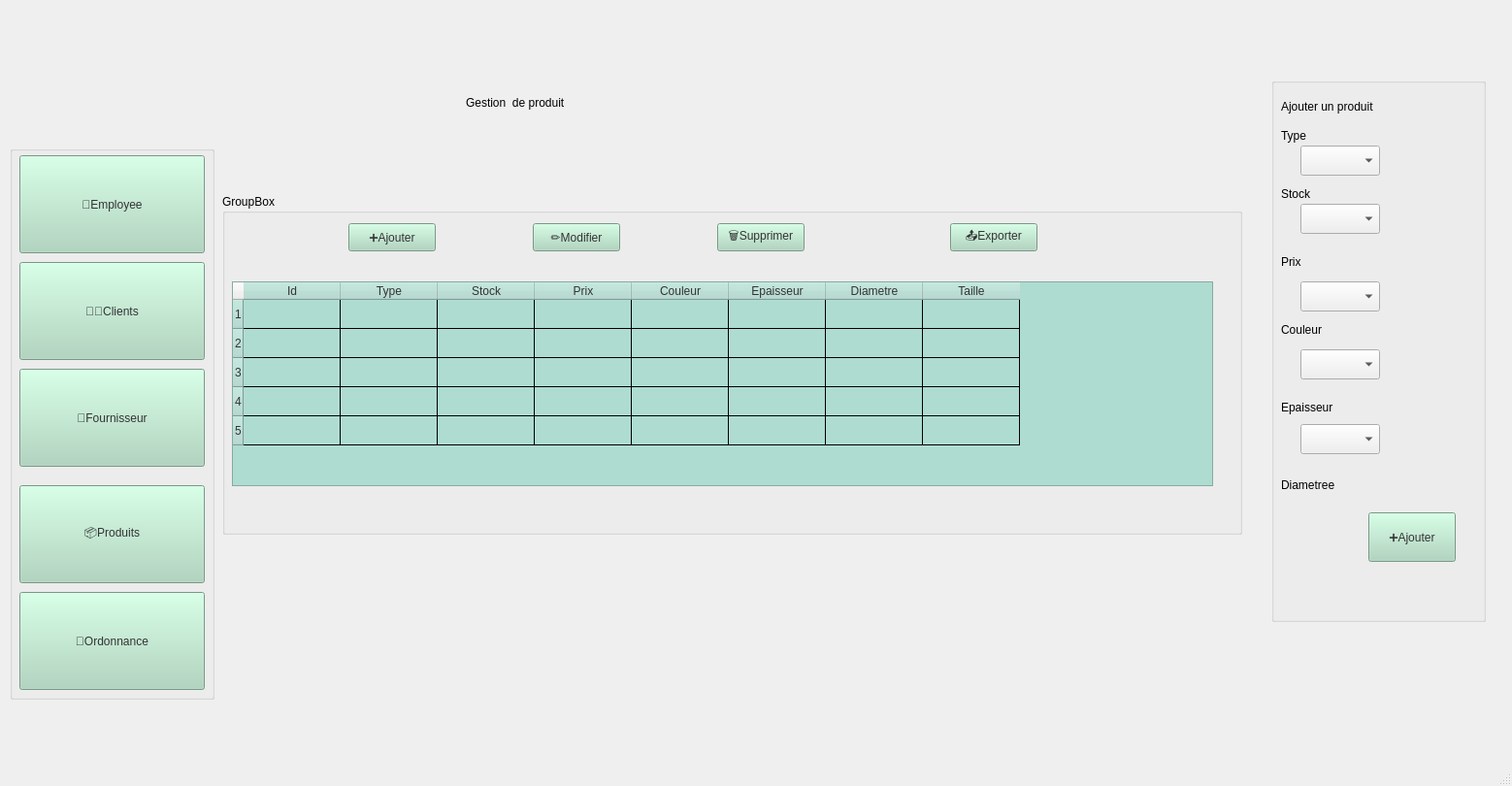
<?xml version="1.0" encoding="UTF-8"?>
<ui version="4.0">
 <class>gproduit</class>
 <widget class="QMainWindow" name="gproduit">
  <property name="geometry">
   <rect>
    <x>0</x>
    <y>0</y>
    <width>1558</width>
    <height>810</height>
   </rect>
  </property>
  <property name="windowTitle">
   <string>gproduit</string>
  </property>
  <widget class="QWidget" name="centralwidget">
   <widget class="QStackedWidget" name="stackedWidget">
    <property name="geometry">
     <rect>
      <x>0</x>
      <y>0</y>
      <width>1551</width>
      <height>771</height>
     </rect>
    </property>
    <widget class="QWidget" name="page">
     <widget class="QLabel" name="label_9">
      <property name="geometry">
       <rect>
        <x>480</x>
        <y>80</y>
        <width>421</width>
        <height>51</height>
       </rect>
      </property>
      <property name="styleSheet">
       <string notr="true">font: 28pt &quot;Segoe UI&quot;;
color: rgb(0, 0, 0);</string>
      </property>
      <property name="text">
       <string>Gestion  de produit </string>
      </property>
     </widget>
     <widget class="QGroupBox" name="groupBox">
      <property name="geometry">
       <rect>
        <x>229</x>
        <y>200</y>
        <width>1051</width>
        <height>351</height>
       </rect>
      </property>
      <property name="styleSheet">
       <string notr="true">gridline-color: rgb(0, 0, 0);</string>
      </property>
      <property name="title">
       <string>GroupBox</string>
      </property>
      <widget class="QTableWidget" name="tableWidget_2">
       <property name="geometry">
        <rect>
         <x>10</x>
         <y>90</y>
         <width>1011</width>
         <height>211</height>
        </rect>
       </property>
       <property name="styleSheet">
        <string notr="true">background-color: rgb(175, 220, 209);
color: rgb(51, 51, 51);
</string>
       </property>
       <row/>
       <row/>
       <row/>
       <row/>
       <row/>
       <column>
        <property name="text">
         <string>Id</string>
        </property>
       </column>
       <column>
        <property name="text">
         <string>Type</string>
        </property>
       </column>
       <column>
        <property name="text">
         <string>Stock</string>
        </property>
       </column>
       <column>
        <property name="text">
         <string>Prix</string>
        </property>
       </column>
       <column>
        <property name="text">
         <string>Couleur</string>
        </property>
       </column>
       <column>
        <property name="text">
         <string>Epaisseur</string>
        </property>
       </column>
       <column>
        <property name="text">
         <string>Diametre</string>
        </property>
       </column>
       <column>
        <property name="text">
         <string>Taille</string>
        </property>
       </column>
      </widget>
      <widget class="QPushButton" name="pushButton_10">
       <property name="geometry">
        <rect>
         <x>130</x>
         <y>30</y>
         <width>90</width>
         <height>29</height>
        </rect>
       </property>
       <property name="styleSheet">
        <string notr="true">background-color: rgb(168, 213, 186);
color: rgb(51, 51, 51);

</string>
       </property>
       <property name="text">
        <string>➕Ajouter</string>
       </property>
      </widget>
      <widget class="QPushButton" name="pushButton_12">
       <property name="geometry">
        <rect>
         <x>320</x>
         <y>30</y>
         <width>90</width>
         <height>29</height>
        </rect>
       </property>
       <property name="styleSheet">
        <string notr="true">background-color: rgb(168, 213, 186);
color: rgb(51, 51, 51);</string>
       </property>
       <property name="text">
        <string>✏️Modifier</string>
       </property>
      </widget>
      <widget class="QPushButton" name="pushButton_13">
       <property name="geometry">
        <rect>
         <x>510</x>
         <y>30</y>
         <width>90</width>
         <height>29</height>
        </rect>
       </property>
       <property name="styleSheet">
        <string notr="true">background-color: rgb(168, 213, 186);
color: rgb(51, 51, 51);</string>
       </property>
       <property name="text">
        <string>🗑️Supprimer</string>
       </property>
      </widget>
      <widget class="QPushButton" name="pushButton_14">
       <property name="geometry">
        <rect>
         <x>750</x>
         <y>30</y>
         <width>90</width>
         <height>29</height>
        </rect>
       </property>
       <property name="styleSheet">
        <string notr="true">background-color: rgb(168, 213, 186);
color: rgb(51, 51, 51);
</string>
       </property>
       <property name="text">
        <string>📤Exporter</string>
       </property>
      </widget>
     </widget>
     <widget class="QLabel" name="label">
      <property name="geometry">
       <rect>
        <x>30</x>
        <y>10</y>
        <width>141</width>
        <height>121</height>
       </rect>
      </property>
      <property name="text">
       <string/>
      </property>
      <property name="pixmap">
       <pixmap resource="../../optique/optique/images.qrc">:/logo.png</pixmap>
      </property>
     </widget>
     <widget class="QGroupBox" name="groupBox1">
      <property name="geometry">
       <rect>
        <x>10</x>
        <y>150</y>
        <width>211</width>
        <height>571</height>
       </rect>
      </property>
      <property name="styleSheet">
       <string notr="true"/>
      </property>
      <property name="title">
       <string/>
      </property>
      <widget class="QPushButton" name="bc_2">
       <property name="geometry">
        <rect>
         <x>10</x>
         <y>120</y>
         <width>191</width>
         <height>101</height>
        </rect>
       </property>
       <property name="styleSheet">
        <string notr="true">background-color: rgb(168, 213, 186);
color: rgb(51, 51, 51);
font: 18pt &quot;Segoe UI&quot;;</string>
       </property>
       <property name="text">
        <string>🧑‍💼Clients</string>
       </property>
      </widget>
      <widget class="QPushButton" name="bp_2">
       <property name="geometry">
        <rect>
         <x>10</x>
         <y>350</y>
         <width>191</width>
         <height>101</height>
        </rect>
       </property>
       <property name="styleSheet">
        <string notr="true">background-color: rgb(168, 213, 186);
color: rgb(51, 51, 51);
font: 18pt &quot;Segoe UI&quot;;</string>
       </property>
       <property name="text">
        <string>📦Produits</string>
       </property>
      </widget>
      <widget class="QPushButton" name="bf_2">
       <property name="geometry">
        <rect>
         <x>10</x>
         <y>230</y>
         <width>191</width>
         <height>101</height>
        </rect>
       </property>
       <property name="styleSheet">
        <string notr="true">background-color: rgb(168, 213, 186);
color: rgb(51, 51, 51);
font: 18pt &quot;Segoe UI&quot;;</string>
       </property>
       <property name="text">
        <string>🚚Fournisseur</string>
       </property>
      </widget>
      <widget class="QPushButton" name="ba_2">
       <property name="geometry">
        <rect>
         <x>10</x>
         <y>460</y>
         <width>191</width>
         <height>101</height>
        </rect>
       </property>
       <property name="styleSheet">
        <string notr="true">background-color: rgb(168, 213, 186);
color: rgb(51, 51, 51);
font: 16pt &quot;Segoe UI&quot;;</string>
       </property>
       <property name="text">
        <string>📄Ordonnance</string>
       </property>
      </widget>
      <widget class="QPushButton" name="bem_2">
       <property name="geometry">
        <rect>
         <x>10</x>
         <y>10</y>
         <width>191</width>
         <height>101</height>
        </rect>
       </property>
       <property name="styleSheet">
        <string notr="true">background-color: rgb(168, 213, 186);
color: rgb(51, 51, 51);
font: 18pt &quot;Segoe UI&quot;;</string>
       </property>
       <property name="text">
        <string>👤Employee</string>
       </property>
      </widget>
     </widget>
     <widget class="QGroupBox" name="groupBox_3">
      <property name="geometry">
       <rect>
        <x>1310</x>
        <y>80</y>
        <width>221</width>
        <height>561</height>
       </rect>
      </property>
      <property name="styleSheet">
       <string notr="true">color: rgb(0, 0, 0);</string>
      </property>
      <property name="title">
       <string/>
      </property>
      <widget class="QLabel" name="label_10">
       <property name="geometry">
        <rect>
         <x>10</x>
         <y>20</y>
         <width>161</width>
         <height>20</height>
        </rect>
       </property>
       <property name="text">
        <string>Ajouter un produit </string>
       </property>
      </widget>
      <widget class="QLabel" name="label_11">
       <property name="geometry">
        <rect>
         <x>10</x>
         <y>50</y>
         <width>63</width>
         <height>20</height>
        </rect>
       </property>
       <property name="text">
        <string>Type</string>
       </property>
      </widget>
      <widget class="QLabel" name="label_12">
       <property name="geometry">
        <rect>
         <x>10</x>
         <y>110</y>
         <width>63</width>
         <height>20</height>
        </rect>
       </property>
       <property name="text">
        <string>Stock</string>
       </property>
      </widget>
      <widget class="QLabel" name="label_13">
       <property name="geometry">
        <rect>
         <x>10</x>
         <y>180</y>
         <width>63</width>
         <height>20</height>
        </rect>
       </property>
       <property name="text">
        <string>Prix</string>
       </property>
      </widget>
      <widget class="QLabel" name="label_14">
       <property name="geometry">
        <rect>
         <x>10</x>
         <y>250</y>
         <width>63</width>
         <height>20</height>
        </rect>
       </property>
       <property name="text">
        <string>Couleur</string>
       </property>
      </widget>
      <widget class="QLabel" name="label_15">
       <property name="geometry">
        <rect>
         <x>10</x>
         <y>330</y>
         <width>63</width>
         <height>20</height>
        </rect>
       </property>
       <property name="text">
        <string>Epaisseur</string>
       </property>
      </widget>
      <widget class="QLabel" name="label_16">
       <property name="geometry">
        <rect>
         <x>10</x>
         <y>410</y>
         <width>63</width>
         <height>20</height>
        </rect>
       </property>
       <property name="text">
        <string>Diametree</string>
       </property>
      </widget>
      <widget class="QPushButton" name="pushButton_15">
       <property name="geometry">
        <rect>
         <x>100</x>
         <y>448</y>
         <width>90</width>
         <height>51</height>
        </rect>
       </property>
       <property name="styleSheet">
        <string notr="true">background-color: rgb(168, 213, 186);
color: rgb(51, 51, 51);</string>
       </property>
       <property name="text">
        <string>➕Ajouter</string>
       </property>
      </widget>
      <widget class="QComboBox" name="comboBox_6">
       <property name="geometry">
        <rect>
         <x>30</x>
         <y>70</y>
         <width>82</width>
         <height>31</height>
        </rect>
       </property>
      </widget>
      <widget class="QComboBox" name="comboBox_7">
       <property name="geometry">
        <rect>
         <x>30</x>
         <y>130</y>
         <width>82</width>
         <height>31</height>
        </rect>
       </property>
      </widget>
      <widget class="QComboBox" name="comboBox_8">
       <property name="geometry">
        <rect>
         <x>30</x>
         <y>210</y>
         <width>82</width>
         <height>31</height>
        </rect>
       </property>
      </widget>
      <widget class="QComboBox" name="comboBox_9">
       <property name="geometry">
        <rect>
         <x>30</x>
         <y>280</y>
         <width>82</width>
         <height>31</height>
        </rect>
       </property>
      </widget>
      <widget class="QComboBox" name="comboBox_10">
       <property name="geometry">
        <rect>
         <x>30</x>
         <y>357</y>
         <width>82</width>
         <height>31</height>
        </rect>
       </property>
      </widget>
     </widget>
    </widget>
    <widget class="QWidget" name="page_2"/>
   </widget>
  </widget>
  <widget class="QMenuBar" name="menubar">
   <property name="geometry">
    <rect>
     <x>0</x>
     <y>0</y>
     <width>1558</width>
     <height>25</height>
    </rect>
   </property>
  </widget>
  <widget class="QStatusBar" name="statusbar"/>
 </widget>
 <resources>
  <include location="../../optique/optique/images.qrc"/>
 </resources>
 <connections/>
</ui>
